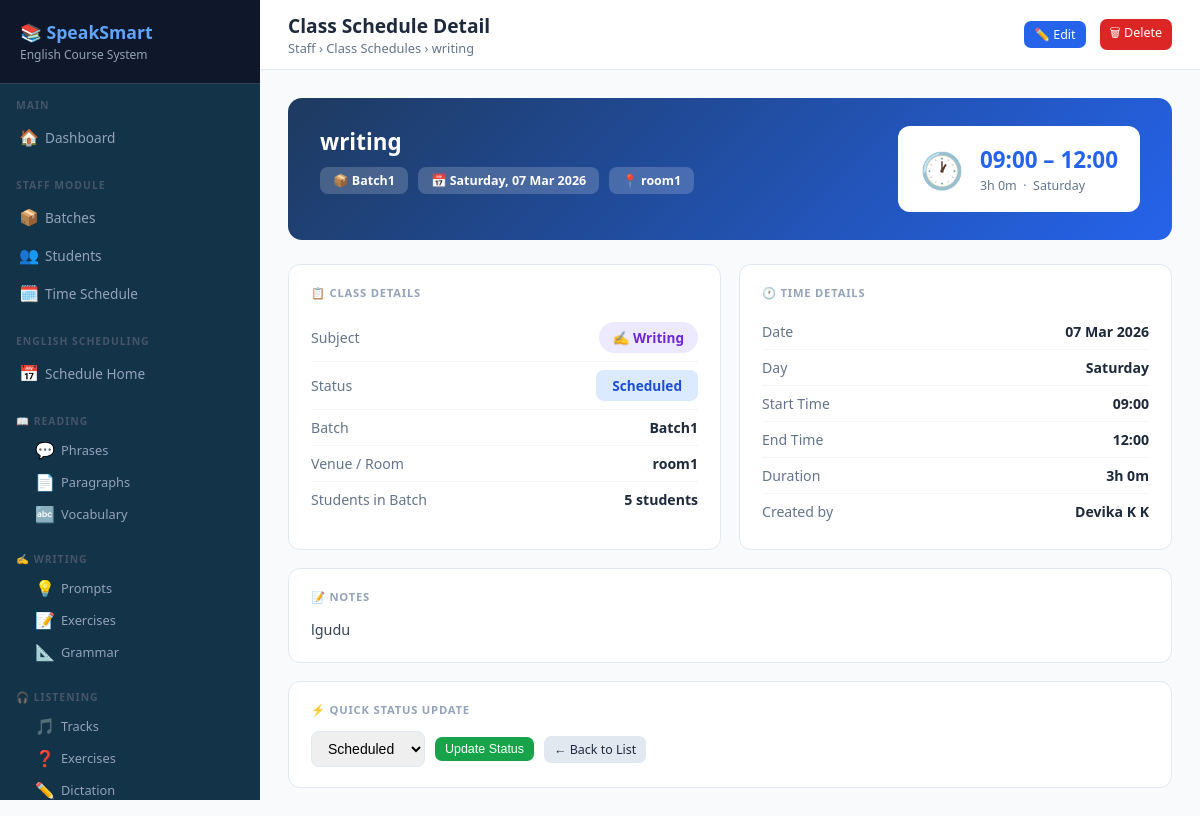
Page /staff/schedules/4/ (signed in) on the committed database.
### staff/models.py (models this page shows, shortened)
class ClassSchedule(models.Model):
    DAY_CHOICES = [
        ('Monday',    'Monday'),
        ('Tuesday',   'Tuesday'),
        ('Wednesday', 'Wednesday'),
        ('Thursday',  'Thursday'),
        ('Friday',    'Friday'),
        ('Saturday',  'Saturday'),
        ('Sunday',    'Sunday'),
    ]
    STATUS_CHOICES = [
        ('scheduled',  'Scheduled'),
        ('ongoing',    'Ongoing'),
        ('completed',  'Completed'),
        ('cancelled',  'Cancelled'),
    ]
    SUBJECT_CHOICES = [
        ('reading',   'Reading'),
        ('writing',   'Writing'),
        ('listening', 'Listening'),
        ('speaking',  'Speaking'),
        ('general',   'General English'),
    ]
    title       = models.CharField(max_length=200)
    batch       = models.ForeignKey(Batch, on_delete=models.CASCADE, related_name='class_schedules')
    subject     = models.CharField(max_length=20, choices=SUBJECT_CHOICES, default='general')
    date        = models.DateField()
    day         = models.CharField(max_length=10, choices=DAY_CHOICES, blank=True)
    start_time  = models.TimeField()
    end_time    = models.TimeField()
    venue       = models.CharField(max_length=100, blank=True)
    notes       = models.TextField(blank=True)
    status      = models.CharField(max_length=15, choices=STATUS_CHOICES, default='scheduled')
    created_by  = models.ForeignKey(User, on_delete=models.SET_NULL, null=True)
    created_at  = models.DateTimeField(auto_now_add=True)
    updated_at  = models.DateTimeField(auto_now=True)
    class Meta:
        ordering = ['date', 'start_time']
    def duration_display(self):
        from datetime import datetime, date
        start = datetime.combine(date.today(), self.start_time)
        end   = datetime.combine(date.today(), self.end_time)
        diff  = end - start
        mins  = int(diff.total_seconds() / 60)
        h, m  = divmod(mins, 60)
        return f"{h}h {m}m" if h else f"{m}m"

class Batch(models.Model):
    name = models.CharField(max_length=100)
    description = models.TextField(blank=True)
    start_date = models.DateField()
    end_date = models.DateField(null=True, blank=True)
    created_by = models.ForeignKey(User, on_delete=models.SET_NULL, null=True)
    created_at = models.DateTimeField(auto_now_add=True)
    is_active = models.BooleanField(default=True)
    def student_count(self):
        return self.students.count()

### staff/views.py (the view)
# urls.py: path('schedules/<int:pk>/',                   views.schedule_detail,        name='schedule_detail'),
@login_required
def schedule_detail(request, pk):
    if not request.user.is_staff:
        return redirect('staff:student_portal')
    schedule = get_object_or_404(ClassSchedule, pk=pk)
    return render(request, 'staff/schedule_detail.html', {'schedule': schedule})

### staff/templates/staff/schedule_detail.html (shortened to what this page needs)
{% extends "base.html" %}
{% block page_title %}Class Schedule Detail{% endblock %}
{% block breadcrumb %}Staff › Class Schedules › {{ schedule.title }}{% endblock %}
{% block topbar_actions %}
<a href="{% url 'staff:schedule_edit' schedule.pk %}" class="btn btn-primary btn-sm">✏️ Edit</a>
<a href="{% url 'staff:schedule_delete' schedule.pk %}" class="btn btn-danger btn-sm" style="margin-left:6px">🗑 Delete</a>
{% endblock %}
{% block content %}
<div class="detail-banner">
  <div>
    <h2>{{ schedule.title }}</h2>
    <div class="meta">
      <span>📦 {{ schedule.batch.name }}</span>
      <span>📅 {{ schedule.date|date:"l, d M Y" }}</span>
      {% if schedule.venue %}<span>📍 {{ schedule.venue }}</span>{% endif %}
    </div>
  </div>
  <div class="big-time">
    <span class="clock">🕐</span>
    <div>
      <div class="t-main">{{ schedule.start_time|time:"H:i" }} – {{ schedule.end_time|time:"H:i" }}</div>
      <div class="t-sub">{{ schedule.duration_display }} &nbsp;·&nbsp; {{ schedule.day }}</div>
    </div>
  </div>
</div>
<div class="info-grid">
  <div class="info-box">
    <h4>📋 Class Details</h4>
    <div class="info-row">
      <span class="lbl">Subject</span>
      <span class="val">
        <span class="subject-pill sp-{{ schedule.subject }}">
          {% if schedule.subject == 'reading' %}📖
          {% elif schedule.subject == 'writing' %}✍️
          {% elif schedule.subject == 'listening' %}🎧
          {% elif schedule.subject == 'speaking' %}🗣️
          {% else %}📚{% endif %}
          {{ schedule.get_subject_display }}
        </span>
      </span>
    </div>
    <div class="info-row">
      <span class="lbl">Status</span>
      <span class="val">
        <span class="status-badge-lg st-{{ schedule.status }}">{{ schedule.get_status_display }}</span>
      </span>
    </div>
    <div class="info-row">
      <span class="lbl">Batch</span>
      <span class="val">{{ schedule.batch.name }}</span>
    </div>
    <div class="info-row">
      <span class="lbl">Venue / Room</span>
      <span class="val">{{ schedule.venue|default:"Not specified" }}</span>
    </div>
    <div class="info-row">
      <span class="lbl">Students in Batch</span>
      <span class="val">{{ schedule.batch.student_count }} students</span>
    </div>
  </div>
  <div class="info-box">
    <h4>🕐 Time Details</h4>
    <div class="info-row">
      <span class="lbl">Date</span>
      <span class="val">{{ schedule.date|date:"d M Y" }}</span>
    </div>
    <div class="info-row">
      <span class="lbl">Day</span>
      <span class="val">{{ schedule.day }}</span>
    </div>
    <div class="info-row">
      <span class="lbl">Start Time</span>
      <span class="val">{{ schedule.start_time|time:"H:i" }}</span>
    </div>
    <div class="info-row">
      <span class="lbl">End Time</span>
      <span class="val">{{ schedule.end_time|time:"H:i" }}</span>
    </div>
    <div class="info-row">
      <span class="lbl">Duration</span>
      <span class="val">{{ schedule.duration_display }}</span>
    </div>
    <div class="info-row">
      <span class="lbl">Created by</span>
      <span class="val">{{ schedule.created_by.get_full_name|default:schedule.created_by.username }}</span>
    </div>
  </div>
</div>
{% if schedule.notes %}
<div class="info-box" style="margin-bottom:18px">
  <h4>📝 Notes</h4>
  <p style="font-size:.9rem;color:#334155;line-height:1.7;white-space:pre-wrap">{{ schedule.notes }}</p>
</div>
{% endif %}
<div class="info-box">
  <h4>⚡ Quick Status Update</h4>
  <form method="post" action="{% url 'staff:schedule_status_update' schedule.pk %}"
        style="display:flex;gap:10px;align-items:center;flex-wrap:wrap">
    <select name="status" style="padding:8px 12px;border:1.5px solid #e2e8f0;border-radius:8px;font-size:.875rem;outline:none">
      {% for val,label in schedule.STATUS_CHOICES %}
      <option value="{{ val }}" {% if schedule.status == val %}selected{% endif %}>{{ label }}</option>
      {% endfor %}
    </select>
    <button type="submit" class="btn btn-success btn-sm">Update Status</button>
    <a href="{% url 'staff:schedule_list' %}" class="btn btn-secondary btn-sm">← Back to List</a>
  </form>
</div>
{% endblock %}

### templates/base.html (style rules this page uses)
* { box-sizing: border-box; margin: 0; padding: 0; }
:root { --primary: #2563eb; --primary-dark: #1d4ed8; --secondary: #7c3aed; --success: #16a34a; --warning: #d97706; --danger: #dc2626; --bg: #f8fafc; --card: #ffffff; --border: #e2e8f0; --text: #1e293b; --muted: #64748b; --sidebar-w: 260px; }
body { font-family: 'Segoe UI', sans-serif; background: var(--bg); color: var(--text); display: flex; min-height: 100vh; }
.btn { display: inline-flex; align-items: center; gap: 6px; padding: 8px 14px; border-radius: 7px; font-size: 0.85rem; font-weight: 500; cursor: pointer; border: none; text-decoration: none; transition: all 0.15s; white-space: nowrap; }
.btn-primary { background: var(--primary); color: white; }
.btn-success { background: var(--success); color: white; }
.btn-danger { background: var(--danger); color: white; }
.btn-secondary { background: #e2e8f0; color: var(--text); }
.btn-sm { padding: 5px 10px; font-size: 0.78rem; }

### staff/templates/staff/schedule_detail.html (style rules this page uses)
.detail-banner { background:linear-gradient(135deg,#1e3a5f,#2563eb); border-radius:14px; padding:28px 32px; color:#fff; display:flex; align-items:flex-start; justify-content:space-between; flex-wrap:wrap; gap:18px; margin-bottom:24px; }
.detail-banner h2 { font-size:1.4rem; font-weight:800; margin-bottom:6px; }
.detail-banner .meta { display:flex; gap:10px; flex-wrap:wrap; margin-top:10px; }
.detail-banner .meta span { background:rgba(255,255,255,.18); border-radius:8px; padding:5px 13px; font-size:.78rem; font-weight:600; }
.big-time { background:#fff; border-radius:12px; padding:18px 22px; display:flex; align-items:center; gap:16px; color:#1e293b; min-width:220px; }
.big-time .clock { font-size:2.2rem; }
.big-time .t-main { font-size:1.4rem; font-weight:800; color:#2563eb; }
.big-time .t-sub { font-size:.78rem; color:#64748b; margin-top:2px; }
.info-grid { display:grid; grid-template-columns:1fr 1fr; gap:18px; margin-bottom:18px; }
.info-box { background:#fff; border:1px solid #e2e8f0; border-radius:12px; padding:20px 22px; }
.info-box h4 { font-size:.7rem; font-weight:800; text-transform:uppercase; letter-spacing:.8px; color:#94a3b8; margin-bottom:14px; }
.info-row { display:flex; justify-content:space-between; align-items:center; padding:8px 0; border-bottom:1px solid #f1f5f9; font-size:.88rem; }
.info-row:last-child { border-bottom:none; }
.info-row .lbl { color:#64748b; font-weight:500; }
.info-row .val { font-weight:700; color:#1e293b; }
.subject-pill { display:inline-flex; align-items:center; gap:7px; padding:6px 14px; border-radius:999px; font-size:.85rem; font-weight:700; }
.sp-writing { background:#ede9fe; color:#6d28d9; }
.status-badge-lg { display:inline-block; padding:6px 16px; border-radius:8px; font-size:.85rem; font-weight:700; }
.st-scheduled { background:#dbeafe; color:#1d4ed8; }

### rows in the picture
ClassSchedule: title "writing", batch.name "Batch1", date "Saturday, 07 Mar 2026", venue "room1", start_time "09:00", end_time "12:00", duration_display "3h 0m", day "Saturday", subject "Writing", status "Scheduled", batch.student_count "5", date "07 Mar 2026", created_by.get_full_name "Devika K K", notes "lgudu"
